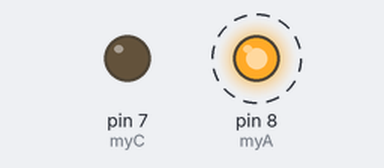
The sketch below on a simulated Arduino Uno, built with avr-gcc and run on an emulated ATmega328P. On the bench: output pins drawn as LEDs (lit = HIGH). Dashed ring = blinking.

Above: at 0.5 s.
Timing chart, 0 to 4.6 s (numbered marks = the images above):
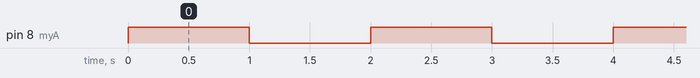

Measured:
- by itself, pin 8 (myA): alternates HIGH for 1.0 s and LOW for 1.0 s

The sketch:

DIGITALgnd.ino
```cpp
int myA = 8;
int myC = 7;
int del=1000;
void setup() {
  // put your setup code here, to run once:
pinMode(myA, OUTPUT);
pinMode(myC, OUTPUT);

digitalWrite(myC, LOW); //making pin 7 as GND i.e Voltage=0V
}

void loop() {
  // put your main code here, to run repeatedly:
 digitalWrite(myA, HIGH);
 delay(del);
digitalWrite(myA, LOW);
 delay(del);

}
```
